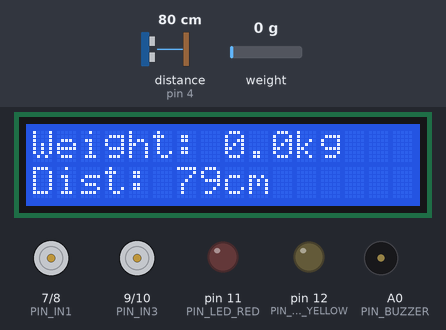
Recording of a sketch running on a simulated Arduino Uno, built with avr-gcc and run on an emulated ATmega328P. On the bench: 16×2 character LCD, motor-driver pin pairs drawn as motors (green arrow = first pin HIGH = forward, orange = second pin HIGH = backward, longer = more drive, scaled by the enable pin), output pins drawn as LEDs (lit = HIGH), buzzer (waves = sounding, pin HIGH). Wiring (inferred from the names in the program): ultrasonic range finder: trigger pin 5; echo pin 4. Inputs (shaded band) come from the test bench; at power-on: weight on the scale 0 g, distance to the obstacle (sensor on pin 4) 80 cm. The echo pulse lasts 58.3 µs per cm; pins used as bus, display or sensor lines are not drawn.

Above: at 3.7 s.
3.8 s: weight on the scale set to 75 g
At 6.2 s:
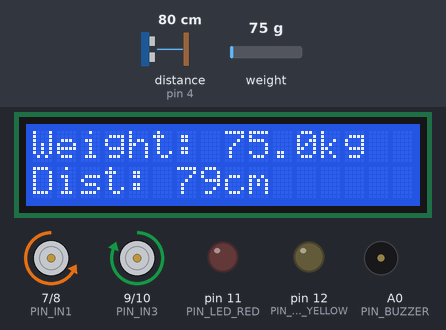
9.1 s: weight on the scale set to 86 g
At 10.4 s:
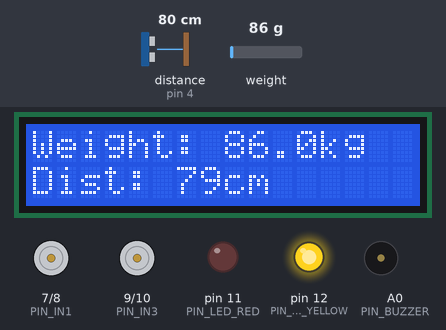
14.4 s: weight on the scale set to 93 g
At 16.0 s:
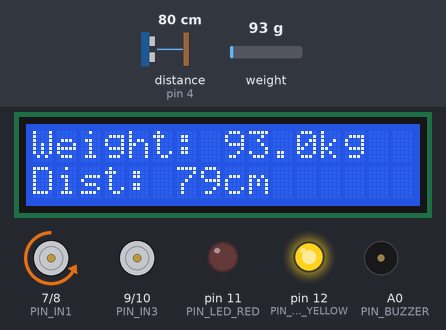
17.0 s: weight on the scale set to 107 g
At 19.1 s:
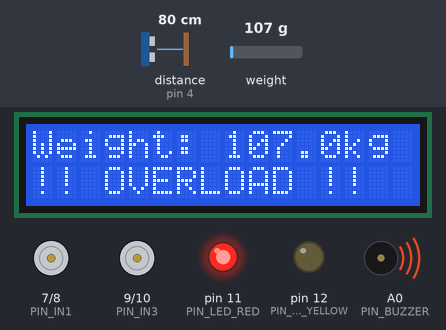
Timing chart, 0 to 20.3 s (numbered marks = the images above; inputs shaded):
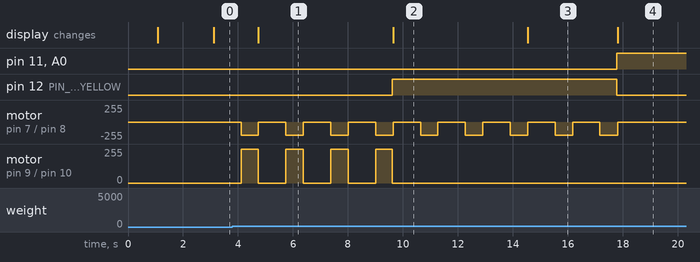

Measured:
- the behaviour switches between 79 and 80 g on weight on the scale (found by bisection; images 1 and 2)
- the behaviour switches between 99 and 100 g on weight on the scale (found by bisection; images 3 and 4)
- after the input at 3.8 s, the display: changes after 0.94 s (image 1)
- after the input at 9.1 s, pin 12 (PIN_LED_YELLOW): LOW → HIGH after 0.51 s; motor on pin 9 (PIN_IN3) / pin 10 (PIN_IN4): goes on until 9.6 s, then stays stopped; the display: changes after 0.54 s (image 2)
- after the input at 14.4 s, the display: changes after 0.14 s (image 3)
- after the input at 17.0 s, pin 11 (PIN_LED_RED), A0 (PIN_BUZZER): LOW → HIGH after 0.78 s; pin 12 (PIN_LED_YELLOW): HIGH → LOW after 0.78 s; motor on pin 7 (PIN_IN1) / pin 8 (PIN_IN2): goes on until 17.8 s, then stays stopped; the display: changes after 0.81 s (image 4)
- by itself, motor on pin 7 (PIN_IN1) / pin 8 (PIN_IN2): alternates backward 200/255 for 0.63 s and stopped for 1.0 s
- by itself, motor on pin 9 (PIN_IN3) / pin 10 (PIN_IN4): alternates forward 255/255 for 0.63 s and stopped for 1.0 s

The sketch:

SmartElevatorSystem.ino
```cpp
/*
 * Project: Integrated Smart Elevator System with Load-Sensitive Safety Interlock
 * Author: Halis Saltan
 * Description: An automated elevator controller that integrates weight sensing (HX711)
 * and distance tracking (HC-SR04). Includes a 3-stage safety alert system and
 * prevents operation during overload conditions (>100kg).
 */

#include "HX711.h"
#include <Wire.h>
#include <LiquidCrystal_I2C.h>

// --- Pin Configuration ---
// Weight Sensor (HX711)
const int LOADCELL_DOUT_PIN = 2;
const int LOADCELL_SCK_PIN  = 3;

// Distance Sensor (HC-SR04)
const int ULTRASONIC_ECHO_PIN = 4;
const int ULTRASONIC_TRIG_PIN = 5;

// Safety Feedback (LEDs & Buzzer)
const int PIN_LED_RED    = 11;
const int PIN_LED_YELLOW = 12;
const int PIN_LED_GREEN  = 13;
const int PIN_BUZZER     = A0;

// Motor Driver (L298N)
const int PIN_ENA = 6;
const int PIN_IN1 = 7;
const int PIN_IN2 = 8;
const int PIN_IN3 = 9;
const int PIN_IN4 = 10;

// --- Operational Constants ---
const float CALIBRATION_FACTOR = 1700.0;
const int DIST_THRESHOLD_MAX   = 45; // cm
const int DIST_THRESHOLD_MIN   = 5;  // cm
const int DEFAULT_MOTOR_SPEED  = 200; // PWM (0-255)
const float WEIGHT_LIMIT_CRITICAL = 100.0; // kg
const float WEIGHT_LIMIT_WARNING  = 80.0;  // kg

// --- Objects ---
HX711 scale;
LiquidCrystal_I2C lcd(0x27, 16, 2);

void setup() {
  Serial.begin(9600);

  // Pin Initialization
  pinMode(ULTRASONIC_ECHO_PIN, INPUT);
  pinMode(ULTRASONIC_TRIG_PIN, OUTPUT);
  pinMode(PIN_IN1, OUTPUT); pinMode(PIN_IN2, OUTPUT);
  pinMode(PIN_IN3, OUTPUT); pinMode(PIN_IN4, OUTPUT);
  pinMode(PIN_ENA, OUTPUT);
  pinMode(PIN_LED_RED, OUTPUT);
  pinMode(PIN_LED_YELLOW, OUTPUT);
  pinMode(PIN_LED_GREEN, OUTPUT);
  pinMode(PIN_BUZZER, OUTPUT);

  // Peripheral Initialization
  scale.begin(LOADCELL_DOUT_PIN, LOADCELL_SCK_PIN);
  scale.set_scale(CALIBRATION_FACTOR);
  scale.tare();

  lcd.init();
  lcd.backlight();
  lcd.setCursor(0, 0);
  lcd.print("System Booting..");
  delay(1500);
}

void loop() {
  float currentWeight = scale.get_units(5);
  if (currentWeight < 0) currentWeight = 0;

  int currentDistance = readUltrasonicDistance();

  updateSafetyAlerts(currentWeight);
  updateLCD(currentWeight, currentDistance);

  // --- Core Control Logic with Safety Interlock ---
  if (currentWeight < WEIGHT_LIMIT_CRITICAL) {
    handleElevatorMovement(currentDistance);
  } else {
    // Overload Protection: Immediate Shutdown
    stopMotors();
  }

  delay(100);
}

// Helper: Distance Measurement
int readUltrasonicDistance() {
  digitalWrite(ULTRASONIC_TRIG_PIN, LOW);
  delayMicroseconds(2);
  digitalWrite(ULTRASONIC_TRIG_PIN, HIGH);
  delayMicroseconds(10);
  digitalWrite(ULTRASONIC_TRIG_PIN, LOW);

  long duration = pulseIn(ULTRASONIC_ECHO_PIN, HIGH);
  int distance = duration / 58.2;
  return (distance > 0 && distance < 400) ? distance : 0;
}

// Helper: Safety System Management
void updateSafetyAlerts(float weight) {
  if (weight >= WEIGHT_LIMIT_CRITICAL) {
    digitalWrite(PIN_LED_RED, HIGH);
    digitalWrite(PIN_LED_YELLOW, LOW);
    digitalWrite(PIN_LED_GREEN, LOW);
    digitalWrite(PIN_BUZZER, HIGH);
  }
  else if (weight >= WEIGHT_LIMIT_WARNING) {
    digitalWrite(PIN_LED_RED, LOW);
    digitalWrite(PIN_LED_YELLOW, HIGH);
    digitalWrite(PIN_LED_GREEN, LOW);
    digitalWrite(PIN_BUZZER, LOW);
  }
  else {
    digitalWrite(PIN_LED_RED, LOW);
    digitalWrite(PIN_LED_YELLOW, LOW);
    digitalWrite(PIN_LED_GREEN, HIGH);
    digitalWrite(PIN_BUZZER, LOW);
  }
}

// Helper: LCD Interface
void updateLCD(float weight, int dist) {
  lcd.clear();
  lcd.setCursor(0, 0);
  lcd.print("Weight: "); lcd.print(weight, 1); lcd.print("kg");

  lcd.setCursor(0, 1);
  if (weight >= WEIGHT_LIMIT_CRITICAL) {
    lcd.print("!! OVERLOAD !!");
  } else {
    lcd.print("Dist: "); lcd.print(dist); lcd.print("cm");
  }
}

// Helper: Movement Logic
void handleElevatorMovement(int dist) {
  if (dist >= DIST_THRESHOLD_MAX) {
    stopMotors();
    delay(1000);
    moveDown();
  }
  else if (dist <= DIST_THRESHOLD_MIN && dist > 0) {
    stopMotors();
    delay(1000);
    moveUp();
  }
}

void moveUp() {
  digitalWrite(PIN_IN1, HIGH); digitalWrite(PIN_IN2, LOW);
  digitalWrite(PIN_IN3, LOW);  digitalWrite(PIN_IN4, HIGH);
  analogWrite(PIN_ENA, DEFAULT_MOTOR_SPEED);
}

void moveDown() {
  digitalWrite(PIN_IN1, LOW);  digitalWrite(PIN_IN2, HIGH);
  digitalWrite(PIN_IN3, HIGH); digitalWrite(PIN_IN4, LOW);
  analogWrite(PIN_ENA, DEFAULT_MOTOR_SPEED);
}

void stopMotors() {
  digitalWrite(PIN_IN1, LOW);  digitalWrite(PIN_IN2, LOW);
  digitalWrite(PIN_IN3, LOW);  digitalWrite(PIN_IN4, LOW);
  analogWrite(PIN_ENA, 0);
}
```
